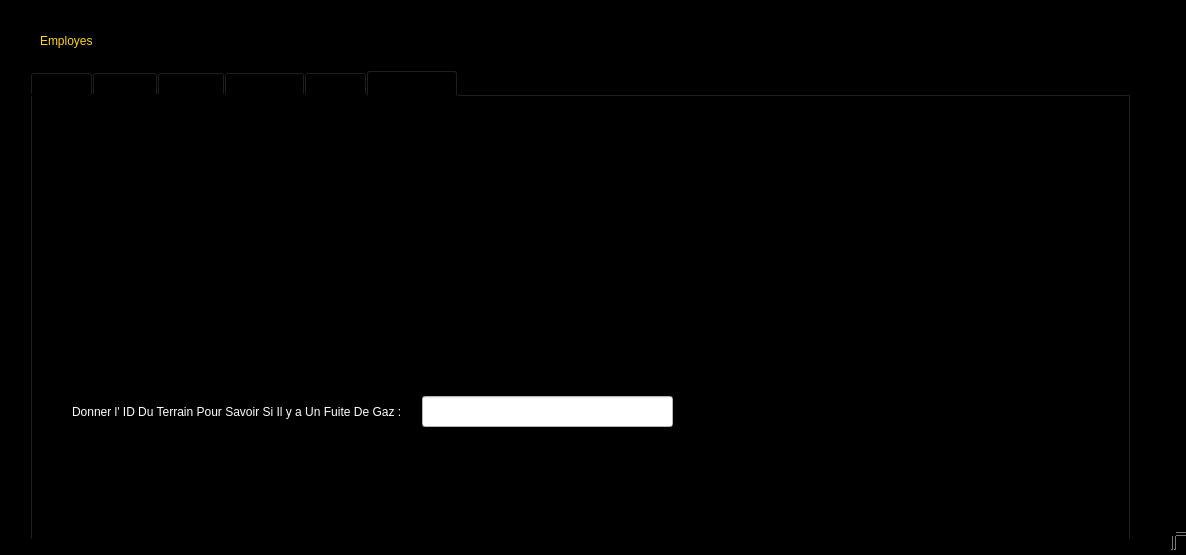
<?xml version="1.0" encoding="UTF-8"?>
<ui version="4.0">
 <class>gestionemployes</class>
 <widget class="QDialog" name="gestionemployes">
  <property name="geometry">
   <rect>
    <x>0</x>
    <y>0</y>
    <width>1186</width>
    <height>555</height>
   </rect>
  </property>
  <property name="windowTitle">
   <string>Dialog</string>
  </property>
  <property name="styleSheet">
   <string notr="true">background-color: rgb(0, 0, 0);</string>
  </property>
  <widget class="QLabel" name="label">
   <property name="geometry">
    <rect>
     <x>40</x>
     <y>30</y>
     <width>91</width>
     <height>21</height>
    </rect>
   </property>
   <property name="styleSheet">
    <string notr="true">color: rgb(255, 211, 35);
font: 75 16pt &quot;MS Shell Dlg 2&quot;;</string>
   </property>
   <property name="text">
    <string>Employes</string>
   </property>
  </widget>
  <widget class="QTabWidget" name="tabWidget">
   <property name="geometry">
    <rect>
     <x>30</x>
     <y>70</y>
     <width>1101</width>
     <height>471</height>
    </rect>
   </property>
   <property name="styleSheet">
    <string notr="true"/>
   </property>
   <property name="currentIndex">
    <number>5</number>
   </property>
   <widget class="QWidget" name="tab">
    <attribute name="title">
     <string>Ajouter</string>
    </attribute>
    <widget class="QLabel" name="label_2">
     <property name="geometry">
      <rect>
       <x>210</x>
       <y>120</y>
       <width>47</width>
       <height>14</height>
      </rect>
     </property>
     <property name="styleSheet">
      <string notr="true">color: rgb(255, 255, 255);</string>
     </property>
     <property name="text">
      <string>ID</string>
     </property>
    </widget>
    <widget class="QLabel" name="label_3">
     <property name="geometry">
      <rect>
       <x>210</x>
       <y>160</y>
       <width>47</width>
       <height>14</height>
      </rect>
     </property>
     <property name="styleSheet">
      <string notr="true">color: rgb(255, 255, 255);</string>
     </property>
     <property name="text">
      <string>Nom</string>
     </property>
    </widget>
    <widget class="QLabel" name="label_4">
     <property name="geometry">
      <rect>
       <x>210</x>
       <y>200</y>
       <width>47</width>
       <height>14</height>
      </rect>
     </property>
     <property name="styleSheet">
      <string notr="true">color: rgb(255, 255, 255);
</string>
     </property>
     <property name="text">
      <string>Prenom</string>
     </property>
    </widget>
    <widget class="QLabel" name="label_5">
     <property name="geometry">
      <rect>
       <x>210</x>
       <y>250</y>
       <width>47</width>
       <height>14</height>
      </rect>
     </property>
     <property name="styleSheet">
      <string notr="true">color: rgb(255, 255, 255);</string>
     </property>
     <property name="text">
      <string>Poste</string>
     </property>
    </widget>
    <widget class="QLabel" name="label_6">
     <property name="geometry">
      <rect>
       <x>210</x>
       <y>290</y>
       <width>47</width>
       <height>14</height>
      </rect>
     </property>
     <property name="styleSheet">
      <string notr="true">color: rgb(255, 255, 255);</string>
     </property>
     <property name="text">
      <string>E-mail</string>
     </property>
    </widget>
    <widget class="QLineEdit" name="id">
     <property name="geometry">
      <rect>
       <x>300</x>
       <y>120</y>
       <width>151</width>
       <height>20</height>
      </rect>
     </property>
     <property name="styleSheet">
      <string notr="true">background-color: rgb(255, 255, 255);</string>
     </property>
    </widget>
    <widget class="QLineEdit" name="nom">
     <property name="geometry">
      <rect>
       <x>300</x>
       <y>160</y>
       <width>151</width>
       <height>20</height>
      </rect>
     </property>
     <property name="styleSheet">
      <string notr="true">background-color: rgb(255, 255, 255);</string>
     </property>
    </widget>
    <widget class="QLineEdit" name="prenom">
     <property name="geometry">
      <rect>
       <x>300</x>
       <y>200</y>
       <width>151</width>
       <height>20</height>
      </rect>
     </property>
     <property name="styleSheet">
      <string notr="true">background-color: rgb(255, 255, 255);</string>
     </property>
    </widget>
    <widget class="QLineEdit" name="email">
     <property name="geometry">
      <rect>
       <x>300</x>
       <y>290</y>
       <width>151</width>
       <height>20</height>
      </rect>
     </property>
     <property name="styleSheet">
      <string notr="true">background-color: rgb(255, 255, 255);</string>
     </property>
    </widget>
    <widget class="QPushButton" name="ajouter">
     <property name="geometry">
      <rect>
       <x>590</x>
       <y>300</y>
       <width>75</width>
       <height>23</height>
      </rect>
     </property>
     <property name="styleSheet">
      <string notr="true">background-color: rgb(255, 255, 255);</string>
     </property>
     <property name="text">
      <string>Ajouter</string>
     </property>
    </widget>
    <widget class="QComboBox" name="poste">
     <property name="geometry">
      <rect>
       <x>300</x>
       <y>250</y>
       <width>151</width>
       <height>22</height>
      </rect>
     </property>
     <property name="styleSheet">
      <string notr="true">background-color: rgb(255, 255, 255);</string>
     </property>
     <item>
      <property name="text">
       <string>Ingenieur</string>
      </property>
     </item>
     <item>
      <property name="text">
       <string>Ouvrier</string>
      </property>
     </item>
     <item>
      <property name="text">
       <string>Architecte</string>
      </property>
     </item>
     <item>
      <property name="text">
       <string>Developpeur</string>
      </property>
     </item>
    </widget>
   </widget>
   <widget class="QWidget" name="tab_2">
    <attribute name="title">
     <string>Afficher</string>
    </attribute>
    <widget class="QTableView" name="test">
     <property name="geometry">
      <rect>
       <x>10</x>
       <y>50</y>
       <width>1071</width>
       <height>341</height>
      </rect>
     </property>
     <property name="styleSheet">
      <string notr="true">background-color: rgb(255, 255, 255);</string>
     </property>
    </widget>
    <widget class="QPushButton" name="pushButton_3">
     <property name="geometry">
      <rect>
       <x>20</x>
       <y>400</y>
       <width>161</width>
       <height>31</height>
      </rect>
     </property>
     <property name="styleSheet">
      <string notr="true">background-color: rgb(255, 255, 255);</string>
     </property>
     <property name="text">
      <string>Génerer la liste en ficher PDF</string>
     </property>
    </widget>
    <widget class="QPushButton" name="pushButton_2">
     <property name="geometry">
      <rect>
       <x>960</x>
       <y>400</y>
       <width>101</width>
       <height>31</height>
      </rect>
     </property>
     <property name="styleSheet">
      <string notr="true">background-color: rgb(255, 255, 255);</string>
     </property>
     <property name="text">
      <string>Trier par Prenom</string>
     </property>
    </widget>
    <widget class="QLineEdit" name="rech">
     <property name="geometry">
      <rect>
       <x>840</x>
       <y>20</y>
       <width>121</width>
       <height>21</height>
      </rect>
     </property>
     <property name="styleSheet">
      <string notr="true">background-color: rgb(255, 255, 255);</string>
     </property>
    </widget>
    <widget class="QPushButton" name="rechercherbutton">
     <property name="geometry">
      <rect>
       <x>970</x>
       <y>20</y>
       <width>101</width>
       <height>23</height>
      </rect>
     </property>
     <property name="styleSheet">
      <string notr="true">background-color: rgb(255, 255, 255);</string>
     </property>
     <property name="text">
      <string>Rechercher Par ID</string>
     </property>
    </widget>
   </widget>
   <widget class="QWidget" name="tab_3">
    <attribute name="title">
     <string>Modifier</string>
    </attribute>
    <widget class="QComboBox" name="id_modif">
     <property name="geometry">
      <rect>
       <x>330</x>
       <y>50</y>
       <width>161</width>
       <height>21</height>
      </rect>
     </property>
     <property name="styleSheet">
      <string notr="true">background-color: rgb(255, 255, 255);</string>
     </property>
    </widget>
    <widget class="QComboBox" name="poste_modif">
     <property name="geometry">
      <rect>
       <x>330</x>
       <y>220</y>
       <width>161</width>
       <height>21</height>
      </rect>
     </property>
     <property name="styleSheet">
      <string notr="true">background-color: rgb(255, 255, 255);</string>
     </property>
     <item>
      <property name="text">
       <string>Ingenieur</string>
      </property>
     </item>
     <item>
      <property name="text">
       <string>Ouvrier</string>
      </property>
     </item>
     <item>
      <property name="text">
       <string>Architecte</string>
      </property>
     </item>
     <item>
      <property name="text">
       <string>Developpeur</string>
      </property>
     </item>
    </widget>
    <widget class="QLineEdit" name="nom_modif">
     <property name="geometry">
      <rect>
       <x>330</x>
       <y>100</y>
       <width>161</width>
       <height>21</height>
      </rect>
     </property>
     <property name="styleSheet">
      <string notr="true">background-color: rgb(255, 255, 255);</string>
     </property>
    </widget>
    <widget class="QLabel" name="label_7">
     <property name="geometry">
      <rect>
       <x>220</x>
       <y>50</y>
       <width>47</width>
       <height>14</height>
      </rect>
     </property>
     <property name="styleSheet">
      <string notr="true">color: rgb(255, 255, 255);</string>
     </property>
     <property name="text">
      <string>ID</string>
     </property>
    </widget>
    <widget class="QLabel" name="label_8">
     <property name="geometry">
      <rect>
       <x>220</x>
       <y>110</y>
       <width>47</width>
       <height>14</height>
      </rect>
     </property>
     <property name="styleSheet">
      <string notr="true">color: rgb(255, 255, 255);</string>
     </property>
     <property name="text">
      <string>Nom</string>
     </property>
    </widget>
    <widget class="QLabel" name="label_9">
     <property name="geometry">
      <rect>
       <x>220</x>
       <y>160</y>
       <width>47</width>
       <height>14</height>
      </rect>
     </property>
     <property name="styleSheet">
      <string notr="true">color: rgb(255, 255, 255);</string>
     </property>
     <property name="text">
      <string>Prenom</string>
     </property>
    </widget>
    <widget class="QLabel" name="label_10">
     <property name="geometry">
      <rect>
       <x>220</x>
       <y>220</y>
       <width>47</width>
       <height>14</height>
      </rect>
     </property>
     <property name="styleSheet">
      <string notr="true">color: rgb(255, 255, 255);</string>
     </property>
     <property name="text">
      <string>Poste</string>
     </property>
    </widget>
    <widget class="QLabel" name="label_11">
     <property name="geometry">
      <rect>
       <x>220</x>
       <y>270</y>
       <width>47</width>
       <height>14</height>
      </rect>
     </property>
     <property name="styleSheet">
      <string notr="true">color: rgb(255, 255, 255);</string>
     </property>
     <property name="text">
      <string>E-mail</string>
     </property>
    </widget>
    <widget class="QLineEdit" name="prenom_modif">
     <property name="geometry">
      <rect>
       <x>330</x>
       <y>150</y>
       <width>161</width>
       <height>21</height>
      </rect>
     </property>
     <property name="styleSheet">
      <string notr="true">background-color: rgb(255, 255, 255);</string>
     </property>
    </widget>
    <widget class="QLineEdit" name="mail_modif">
     <property name="geometry">
      <rect>
       <x>330</x>
       <y>270</y>
       <width>161</width>
       <height>21</height>
      </rect>
     </property>
     <property name="styleSheet">
      <string notr="true">background-color: rgb(255, 255, 255);</string>
     </property>
    </widget>
    <widget class="QPushButton" name="modifier">
     <property name="geometry">
      <rect>
       <x>590</x>
       <y>270</y>
       <width>81</width>
       <height>31</height>
      </rect>
     </property>
     <property name="styleSheet">
      <string notr="true">background-color: rgb(255, 255, 255);</string>
     </property>
     <property name="text">
      <string>Modifier</string>
     </property>
    </widget>
   </widget>
   <widget class="QWidget" name="tab_4">
    <attribute name="title">
     <string>Supprimer</string>
    </attribute>
    <widget class="QComboBox" name="supp_id">
     <property name="geometry">
      <rect>
       <x>380</x>
       <y>60</y>
       <width>201</width>
       <height>31</height>
      </rect>
     </property>
     <property name="styleSheet">
      <string notr="true">background-color: rgb(255, 255, 255);</string>
     </property>
    </widget>
    <widget class="QLabel" name="label_12">
     <property name="geometry">
      <rect>
       <x>290</x>
       <y>70</y>
       <width>51</width>
       <height>16</height>
      </rect>
     </property>
     <property name="styleSheet">
      <string notr="true">color: rgb(255, 255, 255);</string>
     </property>
     <property name="text">
      <string>ID</string>
     </property>
    </widget>
    <widget class="QPushButton" name="supprimer">
     <property name="geometry">
      <rect>
       <x>640</x>
       <y>140</y>
       <width>101</width>
       <height>31</height>
      </rect>
     </property>
     <property name="styleSheet">
      <string notr="true">background-color: rgb(255, 255, 255);</string>
     </property>
     <property name="text">
      <string>Supprimer</string>
     </property>
    </widget>
   </widget>
   <widget class="QWidget" name="tab_5">
    <attribute name="title">
     <string>Mailing</string>
    </attribute>
    <widget class="QLineEdit" name="server">
     <property name="geometry">
      <rect>
       <x>120</x>
       <y>40</y>
       <width>131</width>
       <height>31</height>
      </rect>
     </property>
     <property name="styleSheet">
      <string notr="true">background-color: rgb(255, 255, 255);</string>
     </property>
     <property name="text">
      <string>smtp.gmail.com</string>
     </property>
    </widget>
    <widget class="QLineEdit" name="port">
     <property name="geometry">
      <rect>
       <x>120</x>
       <y>110</y>
       <width>131</width>
       <height>31</height>
      </rect>
     </property>
     <property name="styleSheet">
      <string notr="true">background-color: rgb(255, 255, 255);</string>
     </property>
     <property name="text">
      <string>465</string>
     </property>
    </widget>
    <widget class="QLineEdit" name="username">
     <property name="geometry">
      <rect>
       <x>120</x>
       <y>180</y>
       <width>131</width>
       <height>31</height>
      </rect>
     </property>
     <property name="styleSheet">
      <string notr="true">background-color: rgb(255, 255, 255);</string>
     </property>
     <property name="text">
      <string>alarassaa147@gmail.com</string>
     </property>
    </widget>
    <widget class="QLineEdit" name="password">
     <property name="geometry">
      <rect>
       <x>120</x>
       <y>250</y>
       <width>131</width>
       <height>31</height>
      </rect>
     </property>
     <property name="styleSheet">
      <string notr="true">background-color: rgb(255, 255, 255);</string>
     </property>
     <property name="text">
      <string>xwgasmdtzmkoiltb</string>
     </property>
     <property name="echoMode">
      <enum>QLineEdit::Password</enum>
     </property>
    </widget>
    <widget class="QLineEdit" name="sub">
     <property name="geometry">
      <rect>
       <x>420</x>
       <y>110</y>
       <width>131</width>
       <height>31</height>
      </rect>
     </property>
     <property name="styleSheet">
      <string notr="true">background-color: rgb(255, 255, 255);</string>
     </property>
    </widget>
    <widget class="QLineEdit" name="file">
     <property name="geometry">
      <rect>
       <x>420</x>
       <y>180</y>
       <width>131</width>
       <height>31</height>
      </rect>
     </property>
     <property name="styleSheet">
      <string notr="true">background-color: rgb(255, 255, 255);</string>
     </property>
    </widget>
    <widget class="QLineEdit" name="rcpt">
     <property name="geometry">
      <rect>
       <x>420</x>
       <y>40</y>
       <width>131</width>
       <height>31</height>
      </rect>
     </property>
     <property name="styleSheet">
      <string notr="true">background-color: rgb(255, 255, 255);</string>
     </property>
    </widget>
    <widget class="QPlainTextEdit" name="message">
     <property name="geometry">
      <rect>
       <x>600</x>
       <y>80</y>
       <width>471</width>
       <height>241</height>
      </rect>
     </property>
     <property name="styleSheet">
      <string notr="true">background-color: rgb(255, 255, 255);</string>
     </property>
    </widget>
    <widget class="QLabel" name="label_13">
     <property name="geometry">
      <rect>
       <x>30</x>
       <y>50</y>
       <width>71</width>
       <height>16</height>
      </rect>
     </property>
     <property name="styleSheet">
      <string notr="true">color: rgb(255, 255, 255);</string>
     </property>
     <property name="text">
      <string>SMTP-Server</string>
     </property>
    </widget>
    <widget class="QLabel" name="label_14">
     <property name="geometry">
      <rect>
       <x>30</x>
       <y>120</y>
       <width>71</width>
       <height>21</height>
      </rect>
     </property>
     <property name="styleSheet">
      <string notr="true">color: rgb(255, 255, 255);</string>
     </property>
     <property name="text">
      <string>Server Port</string>
     </property>
    </widget>
    <widget class="QLabel" name="label_15">
     <property name="geometry">
      <rect>
       <x>30</x>
       <y>190</y>
       <width>71</width>
       <height>21</height>
      </rect>
     </property>
     <property name="styleSheet">
      <string notr="true">color: rgb(255, 255, 255);</string>
     </property>
     <property name="text">
      <string>Username</string>
     </property>
    </widget>
    <widget class="QLabel" name="label_16">
     <property name="geometry">
      <rect>
       <x>30</x>
       <y>260</y>
       <width>71</width>
       <height>21</height>
      </rect>
     </property>
     <property name="styleSheet">
      <string notr="true">color: rgb(255, 255, 255);</string>
     </property>
     <property name="text">
      <string>Password</string>
     </property>
    </widget>
    <widget class="QLabel" name="label_17">
     <property name="geometry">
      <rect>
       <x>326</x>
       <y>50</y>
       <width>61</width>
       <height>21</height>
      </rect>
     </property>
     <property name="styleSheet">
      <string notr="true">color: rgb(255, 255, 255);</string>
     </property>
     <property name="text">
      <string>Recipant to</string>
     </property>
    </widget>
    <widget class="QLabel" name="label_18">
     <property name="geometry">
      <rect>
       <x>326</x>
       <y>120</y>
       <width>61</width>
       <height>20</height>
      </rect>
     </property>
     <property name="styleSheet">
      <string notr="true">color: rgb(255, 255, 255);</string>
     </property>
     <property name="text">
      <string>Subject</string>
     </property>
    </widget>
    <widget class="QLabel" name="label_19">
     <property name="geometry">
      <rect>
       <x>610</x>
       <y>40</y>
       <width>61</width>
       <height>21</height>
      </rect>
     </property>
     <property name="styleSheet">
      <string notr="true">color: rgb(255, 255, 255);</string>
     </property>
     <property name="text">
      <string>Message</string>
     </property>
    </widget>
    <widget class="QPushButton" name="browseBtn">
     <property name="geometry">
      <rect>
       <x>320</x>
       <y>180</y>
       <width>75</width>
       <height>23</height>
      </rect>
     </property>
     <property name="styleSheet">
      <string notr="true">background-color: rgb(255, 255, 255);</string>
     </property>
     <property name="text">
      <string>Browse</string>
     </property>
    </widget>
    <widget class="QPushButton" name="send">
     <property name="geometry">
      <rect>
       <x>670</x>
       <y>350</y>
       <width>91</width>
       <height>31</height>
      </rect>
     </property>
     <property name="styleSheet">
      <string notr="true">background-color: rgb(255, 255, 255);</string>
     </property>
     <property name="text">
      <string>Send</string>
     </property>
    </widget>
    <widget class="QPushButton" name="exit">
     <property name="geometry">
      <rect>
       <x>780</x>
       <y>350</y>
       <width>91</width>
       <height>31</height>
      </rect>
     </property>
     <property name="styleSheet">
      <string notr="true">background-color: rgb(255, 255, 255);</string>
     </property>
     <property name="text">
      <string>Exit</string>
     </property>
    </widget>
   </widget>
   <widget class="QWidget" name="tab_6">
    <attribute name="title">
     <string>Capteur Gaz</string>
    </attribute>
    <widget class="QLineEdit" name="id_ard">
     <property name="geometry">
      <rect>
       <x>390</x>
       <y>300</y>
       <width>251</width>
       <height>31</height>
      </rect>
     </property>
     <property name="styleSheet">
      <string notr="true">background-color: rgb(255, 255, 255);</string>
     </property>
    </widget>
    <widget class="QLabel" name="arduino">
     <property name="geometry">
      <rect>
       <x>190</x>
       <y>70</y>
       <width>751</width>
       <height>121</height>
      </rect>
     </property>
     <property name="styleSheet">
      <string notr="true">color: rgb(255, 255, 255);
font: 75 28pt &quot;Nirmala UI&quot;;</string>
     </property>
     <property name="text">
      <string/>
     </property>
    </widget>
    <widget class="QLabel" name="label_20">
     <property name="geometry">
      <rect>
       <x>40</x>
       <y>300</y>
       <width>331</width>
       <height>31</height>
      </rect>
     </property>
     <property name="styleSheet">
      <string notr="true">color: rgb(255, 255, 255);</string>
     </property>
     <property name="text">
      <string>Donner l' ID Du Terrain Pour Savoir Si Il y a Un Fuite De Gaz :</string>
     </property>
    </widget>
   </widget>
  </widget>
  <widget class="QTextBrowser" name="textBrowser">
   <property name="geometry">
    <rect>
     <x>1170</x>
     <y>530</y>
     <width>21</width>
     <height>21</height>
    </rect>
   </property>
   <property name="styleSheet">
    <string notr="true">background-color: rgb(0, 0, 0);
color: rgb(0, 0, 0);</string>
   </property>
  </widget>
 </widget>
 <resources/>
 <connections/>
</ui>
